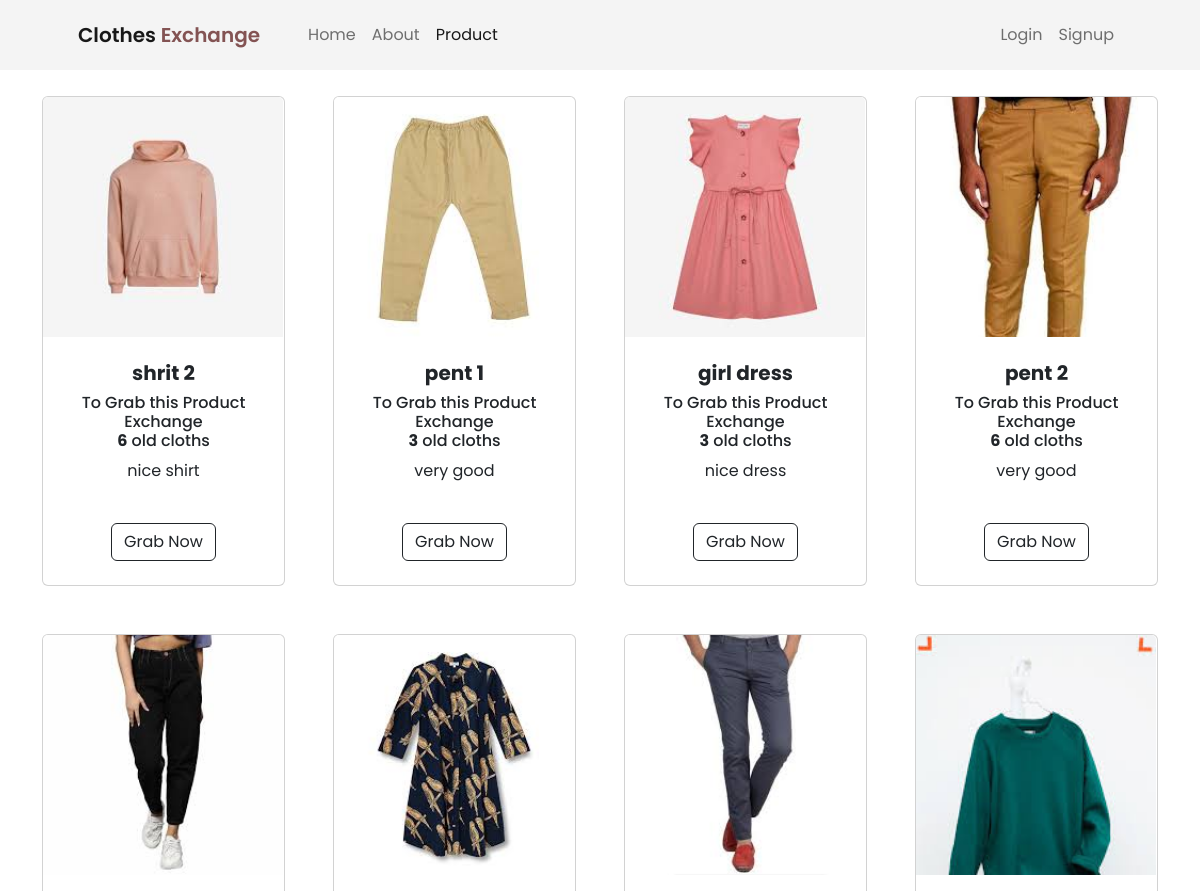
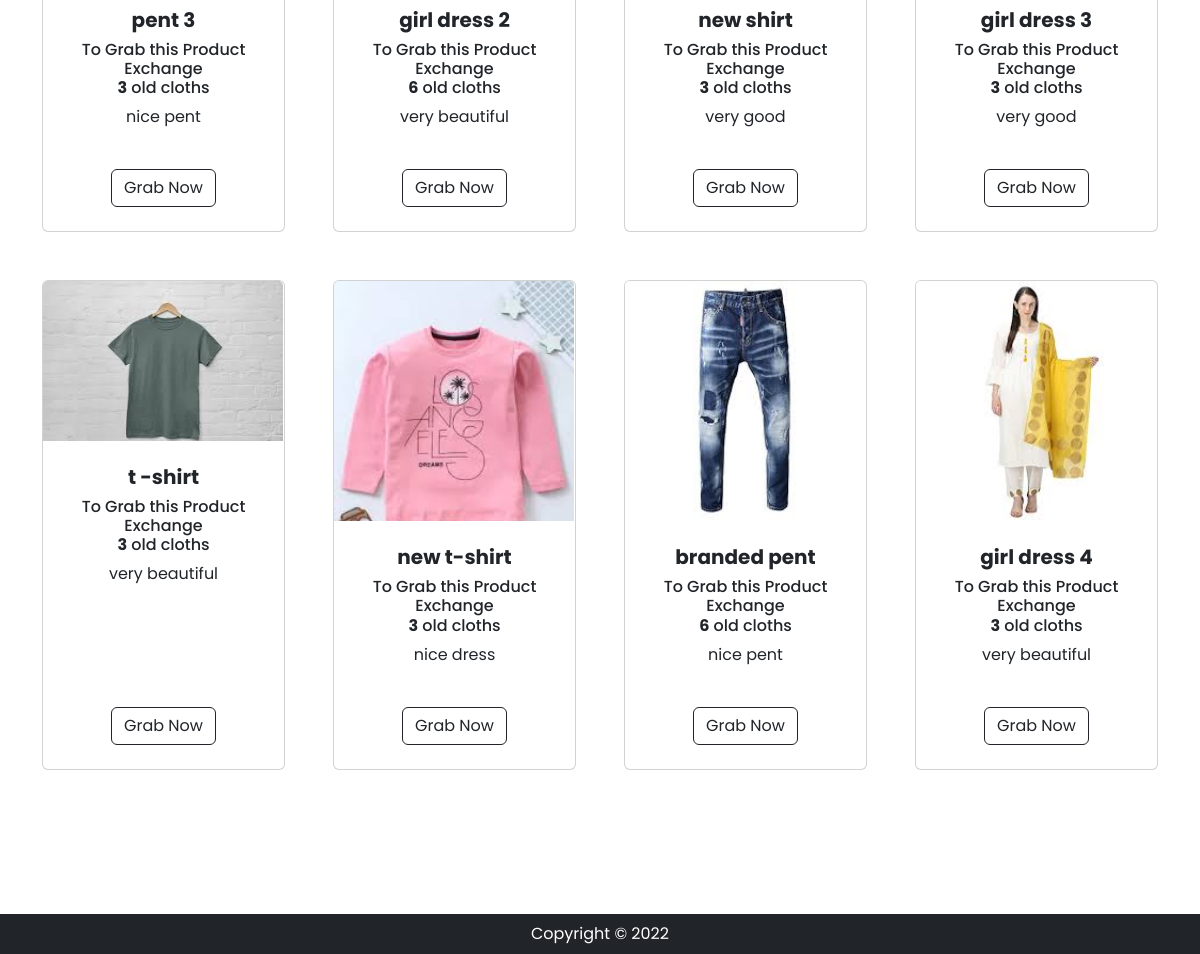
The page /product.php on the database its author committed (2 pictures, top to bottom).
### tables this page shows
CREATE TABLE `product` (
  `pid` int(10) NOT NULL,
  `name` varchar(50) DEFAULT NULL,
  `exchange` float DEFAULT NULL,
  `des` text NOT NULL,
  `pic` varchar(100) DEFAULT NULL
);

### product.php (the view, shortened to what this page needs)
<!DOCTYPE html>
<html lang="en">
<head>
    <link href="https://cdn.jsdelivr.net/npm/bootstrap-icons@1.5.0/font/bootstrap-icons.css" rel="stylesheet" />
    <link href="css/bootstrap.min.css" rel="stylesheet" />
    <link rel="stylesheet" href="css/style.css">
</head>
<body>
    <?php
    include"conn.php";
    $sql = "SELECT * FROM product";
    $result = mysqli_query($conn, $sql);
    if (mysqli_num_rows($result) > 0) {
        $data = array();
        while ($rows = mysqli_fetch_assoc($result)) {
            $data[] = $rows;
        }
    }
    ?>
    <nav class="navbar navbar-expand-lg navbar-light bg-light">
        <div class="container px-4 px-lg-5">
            <a class="navbar-brand" href="index.html" style="font-weight:600 ;">Clothes <span style="color:#835353;"> Exchange</span></a>
            <div class="collapse navbar-collapse" id="navbarSupportedContent">
                <ul class="navbar-nav me-auto mb-2 mb-lg-0 ms-lg-4">
                    <li class="nav-item"><a class="nav-link " aria-current="page" href="index.php">Home</a></li>
                    <li class="nav-item"><a class="nav-link" href="about.php">About</a></li>
                    <li class="nav-item"><a class="nav-link active" href="product.php">Product</a></li>
                </ul>
                <div class="d-flex">
                    <ul class="navbar-nav me-auto mb-2 mb-lg-0 ms-lg-4">
                        <?php if (isset($_SESSION['user'])) { ?>
                            <?php if(isset($_SESSION['is_admin'])){ ?>
                              <li class="nav-item">  <a href="admin.php"  class="nav-link">Admin Panel</a></li>
                            <?php } ?>
                            <li class="nav-item"><a class="nav-link" href="profile.php"><b>Hello</b>, <?php echo $_SESSION['name'] ?></a> </li>
                            <li class="nav-item"><a class="nav-link" href="logout.php"> &nbsp;&nbsp;&nbsp;&nbsp;| logout</a></li>
                            <form style="margin-left:30px">
                             <a class="btn btn-outline-dark" href="order.php">
                                    Orders
                            </a>
                            </form>
                        <?php } else { ?>
                            <li class="nav-item"><a class="nav-link" href="login.php">Login</a></li>
                            <li class="nav-item"><a class="nav-link" href="signup.php">Signup</a></li>
                        <?php } ?>
                    </ul>
                </div>
            </div>
        </div>
    </nav>
    <section class="my-5">
        <div class="container py-5">
            <div class="row gx-4 gx-lg-5 row-cols-2 row-cols-md-3 row-cols-xl-4 justify-content-center">
             <?php foreach($data as $i){ ?>
                <div class="col mb-5">
                    <div class="card h-100">
                        <div style="width:240px; max-height:240px;overflow:hidden;object-fit:cover;">
                        <img class="card-img-top" src="<?php echo $i['pic'] ; ?>" width="100%;" />
                        </div>
                        <div class="card-body p-4">
                            <div class="text-center">
                                <h5 class="fw-bolder"><?php echo $i['name'] ; ?></h5>
                                <h6>To Grab this Product Exchange <br><b><?php echo $i['exchange'] ; ?></b> old cloths</h6>
                                <p><?php echo $i['des'] ; ?></p>
                            </div>
                        </div>
                        <div class="card-footer p-4 pt-0 border-top-0 bg-transparent">
                            <div class="text-center"><a class="btn btn-outline-dark mt-auto" href="exchangefrom.php?odrid=<?php echo $i['pid'] ?>">Grab Now</a></div>
                        </div>
                    </div>
                </div>
            <?php }?>
            </div>
        </div>
    </section>
    <footer class="py-2 bg-dark">
        <div class="container">
            <p class="m-0 text-center text-white">Copyright &copy; 2022</p>
        </div>
    </footer>
</body>
</html>

### css/style.css (style rules this page uses)
* { font-family: 'poppins' , sans-serif !important; }
.navbar { padding: 15px!important; background:#f4f4f4 !important ; position: fixed; top:0;right:0;left:0; z-index: 10; }

### rows shown on the page
product: pic (picture), name "shrit 2", exchange "6", des "nice shirt"
product: pic (picture), name "pent 1", exchange "3", des "very good"
product: pic (picture), name "girl dress", exchange "3", des "nice dress"
product: pic (picture), name "pent 2", exchange "6", des "very good"
product: pic (picture), name "pent 3", exchange "3", des "nice pent"
product: pic (picture), name "girl dress 2", exchange "6", des "very beautiful"
product: pic (picture), name "new shirt", exchange "3", des "very good"
product: pic (picture), name "girl dress 3", exchange "3", des "very good"
product: pic (picture), name "t -shirt", exchange "3", des "very beautiful"
product: pic (picture), name "new t-shirt", exchange "3", des "nice dress"
product: pic (picture), name "branded pent", exchange "6", des "nice pent"
product: pic (picture), name "girl dress 4", exchange "3", des "very beautiful"
